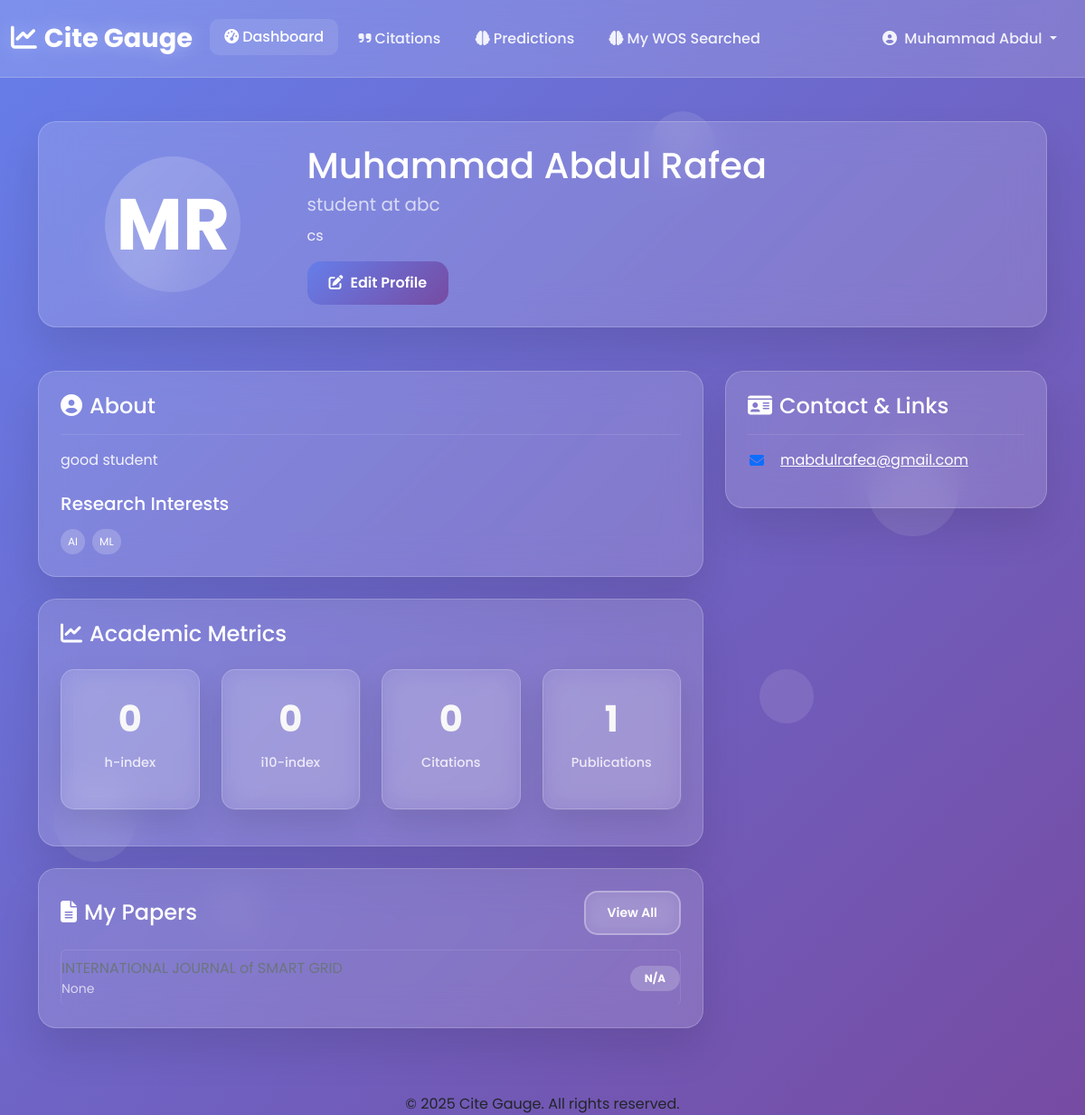
Page /user/profile/ (signed in) on the committed database.
### user/models.py (models this page shows, shortened)
class CustomUser(AbstractUser):
    username = None  # if using email login
    email = models.EmailField(unique=True)
    first_name = models.CharField(max_length=150, blank=True)
    last_name = models.CharField(max_length=150, blank=True)
    USERNAME_FIELD = 'email'
    REQUIRED_FIELDS = []
    objects = CustomUserManager()
    def get_full_name(self):
        return f"{self.first_name} {self.last_name}".strip()

class ResearcherProfile(models.Model):
    user = models.OneToOneField(CustomUser, on_delete=models.CASCADE, related_name='researcher_profile')
    profile_picture = models.ImageField(upload_to=profile_picture_path, blank=True, null=True)
    institution = models.CharField(max_length=255, blank=True)
    department = models.CharField(max_length=255, blank=True)
    position = models.CharField(max_length=255, blank=True, help_text="e.g., PhD Candidate, Assistant Professor")
    bio = models.TextField(blank=True)
    research_interests = models.TextField(blank=True, help_text="Comma-separated list of interests")
    website = models.URLField(max_length=255, blank=True)
    orcid_id = models.CharField(max_length=50, blank=True, help_text="Format: 0000-0000-0000-0000")
    google_scholar_id = models.CharField(max_length=50, blank=True)
    research_gate_url = models.URLField(max_length=255, blank=True)
    h_index = models.PositiveIntegerField(default=0, blank=True)
    i10_index = models.PositiveIntegerField(default=0, blank=True)
    citation_count = models.PositiveIntegerField(default=0, blank=True)
    @property
    def full_name(self):
        return self.user.get_full_name()
    @property
    def first_name(self):
        return self.user.first_name
    @property
    def last_name(self):
        return self.user.last_name
    @property
    def research_interests_list(self):
        if not self.research_interests:
            return []
        return sorted([interest.strip() for interest in self.research_interests.split(',') if interest.strip()])

class ResearchPaper(models.Model):
    user = models.ForeignKey(
        CustomUser,
        on_delete=models.CASCADE,
        related_name='research_papers',
        help_text="User who uploaded the document"
    )
    filename = models.CharField(
        max_length=255,
        help_text="Original filename of the uploaded document"
    )
    title = models.TextField(
        help_text="Extracted or generated title from the document"
    )
    abstract = models.TextField(
        blank=True,
        null=True,
        help_text="Extracted abstract or summary from the document"
    )
    authors = models.JSONField(
        default=list,
        blank=True,
        help_text="List of extracted authors from the document."
    )
    keywords = models.JSONField(
        default=list,
        help_text="List of extracted keywords from the document"
    )
    publication_year = models.IntegerField(blank=True, null=True, help_text="Extracted publication year.")
    category = models.CharField(max_length=100, blank=True, null=True)
    status = models.CharField(max_length=50, default='draft', blank=True)
    file_size = models.PositiveIntegerField(
        help_text="Size of the original file in bytes"
    )
    file_type = models.CharField(
        max_length=10,
        help_text="File extension (pdf, docx, txt)"
    )
    predicted_citations = models.IntegerField(
        blank=True, null=True,
        help_text="Predicted citation count for the next 2 years."
    )
    prediction_confidence_low = models.IntegerField(blank=True, null=True)
    prediction_confidence_high = models.IntegerField(blank=True, null=True)
    predicted_at = models.DateTimeField(blank=True, null=True)
    uploaded_at = models.DateTimeField(auto_now_add=True)
    updated_at = models.DateTimeField(auto_now=True)
    class Meta:
        ordering = ['-updated_at']
        unique_together = ['user', 'filename']  # Prevent duplicate filenames per user
        indexes = [
            models.Index(fields=['user', 'filename']),
            models.Index(fields=['uploaded_at']),
        ]

### user/views.py (the view)
# urls.py: path('profile/', ResearcherProfileDetailView.as_view(), name='researcher_profile'),
class ResearcherProfileDetailView(LoginRequiredMixin, DetailView):
    model = ResearcherProfile
    template_name = 'user/profile_detail.html'
    context_object_name = 'profile'
    def get_object(self):
        return get_object_or_404(ResearcherProfile, user=self.request.user)
    def get_context_data(self, **kwargs):
        context = super().get_context_data(**kwargs)
        context['papers'] = ResearchPaper.objects.filter(user=self.get_object().user)
        return context

### templates/user/profile_detail.html (shortened to what this page needs)
{% extends "base.html" %}
{% load static %}
{% block main_content %}
<div class="container py-5">
  <div class="row">
    <div class="col-12 mb-4">
      <div class="glass-card animate__animated animate__fadeIn">
        <div class="row align-items-center">
          <div class="col-md-3 text-center mb-3 mb-md-0">
            {% if profile.profile_picture %}
              <img src="{{ profile.profile_picture.url }}" alt="{{ profile.full_name }}" class="img-fluid rounded-circle" style="width: 150px; height: 150px; object-fit: cover; border: 3px solid rgba(255, 255, 255, 0.3);">
            {% else %}
              <div class="rounded-circle d-flex align-items-center justify-content-center mx-auto" style="width: 150px; height: 150px; background: linear-gradient(135deg, rgba(255,255,255,0.2) 0%, rgba(255,255,255,0.1) 100%);">
                <h1 class="mb-0 display-1 fw-bold text-white">{{ profile.first_name|first }}{{ profile.last_name|first }}</h1>
              </div>
            {% endif %}
          </div>
          <div class="col-md-9">
            <h1 class="mb-1 text-white">{{ profile.full_name }}</h1>
            <p class="text-glass-muted mb-2 fs-5">{{ profile.position }} at {{ profile.institution }}</p>
            <p class="text-glass mb-3">{{ profile.department }}</p>
            <a href="{% url 'update_profile' %}" class="btn btn-primary-glass">
              <i class="fas fa-edit me-2"></i>Edit Profile
            </a>
          </div>
        </div>
      </div>
    </div>
    <div class="col-md-8">
      <div class="glass-card mb-4 animate__animated animate__fadeInUp animate__delay-1s">
        <h4 class="text-white mb-3"><i class="fas fa-user-circle me-2"></i>About</h4>
        <hr class="border-glass-muted">
        {% if profile.bio %}
          <p class="text-glass">{{ profile.bio }}</p>
        {% else %}
          <p class="text-glass-muted">No bio information provided yet.</p>
        {% endif %}
        <h5 class="text-white mt-4 mb-3">Research Interests</h5>
        {% if profile.research_interests_list %}
          <div class="d-flex flex-wrap gap-2">
            {% for interest in profile.research_interests_list %}
              <span class="badge badge-glass p-2 fw-normal">{{ interest }}</span>
            {% endfor %}
          </div>
        {% else %}
          <p class="text-glass-muted">No research interests listed yet.</p>
        {% endif %}
      </div>
      <div class="glass-card mb-4 animate__animated animate__fadeInUp animate__delay-2s">
        <h4 class="text-white mb-4"><i class="fas fa-chart-line me-2"></i>Academic Metrics</h4>
        <div class="row">
          <div class="col-6 col-md-3 mb-3">
            <div class="glass-card-small stat-card h-100">
              <div class="stat-number">{{ profile.h_index }}</div>
              <div class="stat-label">h-index</div>
            </div>
          </div>
          <div class="col-6 col-md-3 mb-3">
            <div class="glass-card-small stat-card h-100">
              <div class="stat-number">{{ profile.i10_index }}</div>
              <div class="stat-label">i10-index</div>
            </div>
          </div>
          <div class="col-6 col-md-3 mb-3">
            <div class="glass-card-small stat-card h-100">
              <div class="stat-number">{{ profile.citation_count }}</div>
              <div class="stat-label">Citations</div>
            </div>
          </div>
          <div class="col-6 col-md-3 mb-3">
            <div class="glass-card-small stat-card h-100">
              <div class="stat-number">{{ papers.count }}</div>
              <div class="stat-label">Publications</div>
            </div>
          </div>
        </div>
      </div>
      <div class="glass-card mb-4 animate__animated animate__fadeInUp animate__delay-3s">
        <div class="d-flex justify-content-between align-items-center mb-3">
          <h4 class="text-white mb-0"><i class="fas fa-file-alt me-2"></i>My Papers</h4>
          <a href="{% url 'my_papers' %}" class="btn btn-secondary-glass btn-sm">View All</a>
        </div>
        {% if papers %}
          <ul class="list-group list-group-flush-glass">
            {% for paper in papers|slice:":5" %}
              <li class="list-group-item">
                <div class="d-flex justify-content-between align-items-center">
                  <div>
                    <a href="{% url 'my_papers' %}" class="text-secondary text-decoration-none">{{ paper.title }}</a>
                    <small class="d-block text-glass-muted">{{ paper.publication_year }}</small>
                  </div>
                  <span class="badge badge-glass ext-secondary">{{ paper.predicted_citations|default:"N/A" }}</span>
                </div>
              </li>
            {% endfor %}
          </ul>
        {% else %}
          <p class="text-glass-muted text-center py-4">No papers uploaded yet.</p>
        {% endif %}
      </div>
    </div>
    <div class="col-md-4">
      <div class="glass-card mb-4 animate__animated animate__fadeInUp animate__delay-1s">
        <h4 class="text-white mb-3"><i class="fas fa-id-card me-2"></i>Contact & Links</h4>
        <hr class="border-glass-muted">
        <ul class="list-unstyled text-glass">
          <li class="mb-3 d-flex align-items-center">
            <i class="fas fa-envelope fa-fw me-3 text-primary"></i>
            <a href="mailto:{{ profile.user.email }}" class="text-white">{{ profile.user.email }}</a>
          </li>
        </ul>
      </div>
    </div>
  </div>
</div>
{% endblock main_content %}

### templates/base.html (shortened to what this page needs)
{% load static %}
<!DOCTYPE html>
<html lang="en">
  <head>
    <link
      href="https://cdnjs.cloudflare.com/ajax/libs/bootstrap/5.3.2/css/bootstrap.min.css"
      rel="stylesheet"
    />
    <link
      href="https://cdnjs.cloudflare.com/ajax/libs/font-awesome/6.4.0/css/all.min.css"
      rel="stylesheet"
    />
    <link href="{% static 'css/style.css' %}" rel="stylesheet" />
  </head>
  <body>
    <div class="bg-animation">
      <div class="particle"></div>
      <div class="particle"></div>
      <div class="particle"></div>
      <div class="particle"></div>
      <div class="particle"></div>
      <div class="particle"></div>
    </div>
    <nav class="navbar navbar-expand-lg navbar-glass">
      <div class="container-fluid">
        <a class="navbar-brand" href="{% url 'dashboard' %}">
          <i class="fas fa-chart-line me-2"></i>Cite Gauge
        </a>
        <div class="collapse navbar-collapse" id="navbarNav">
          <ul class="navbar-nav me-auto">
            <li class="nav-item">
              <a class="nav-link active" href="{% url 'dashboard' %}">
                <i class="fas fa-tachometer-alt me-1"></i>Dashboard
              </a>
            </li>
            <li class="nav-item">
              <a class="nav-link" href="{% url 'wos_papers' %}">
                <i class="fas fa-quote-right me-1"></i>Citations
              </a>
            </li>
            <li class="nav-item">
              <a class="nav-link" href="{% url 'upload_document' %}">
                <i class="fas fa-brain me-1"></i>Predictions
              </a>
            </li>
            <li class="nav-item">
              <a class="nav-link" href="{% url 'json_file_list' %}">
                <i class="fas fa-brain me-1"></i>My WOS Searched
              </a>
            </li>
          </ul>
          <ul class="navbar-nav ms-auto mb-2 mb-lg-0">
            {% if request.user.is_authenticated %}
            <li class="nav-item dropdown">
              <a
                class="nav-link dropdown-toggle"
                href="#"
                id="profileDropdown"
                role="button"
                data-bs-toggle="dropdown"
                aria-expanded="false"
              >
                <i class="fas fa-user-circle me-1"></i>
                {{ request.user.first_name|default:request.user.email }}
              </a>
            </li>
            {% endif %}
          </ul>
        </div>
      </div>
    </nav>
    {% block main_content %} {% endblock main_content %}
    <footer class="footer">
      <div class="container text-center">
        <p class="mb-0">&copy; 2025 Cite Gauge. All rights reserved.</p>
      </div>
    </footer>
  </body>
</html>

### static/css/style.css (style rules this page uses)
* { margin: 0; padding: 0; box-sizing: border-box; }
body { font-family: "Poppins", sans-serif; min-height: 100vh; background: linear-gradient(135deg, #667eea 0%, #764ba2 100%); position: relative; overflow-x: hidden; }
.bg-animation { position: fixed; top: 0; left: 0; width: 100%; height: 100%; overflow: hidden; }
.particle { position: absolute; background: rgba(255, 255, 255, 0.1); border-radius: 50%; animation: float 6s ease-in-out infinite; transition: all 0.3s ease; }
.particle:nth-child(1) { width: 80px; height: 80px; top: 20%; left: 10%; animation-delay: 0s; }
.particle:nth-child(2) { width: 60px; height: 60px; top: 60%; left: 70%; animation-delay: 2s; }
.particle:nth-child(3) { width: 100px; height: 100px; top: 40%; left: 80%; animation-delay: 4s; }
.particle:nth-child(4) { width: 40px; height: 40px; top: 80%; left: 20%; animation-delay: 1s; }
.particle:nth-child(5) { width: 70px; height: 70px; top: 10%; left: 60%; animation-delay: 3s; }
.particle:nth-child(6) { width: 90px; height: 90px; top: 70%; left: 5%; animation-delay: 5s; }
.navbar-brand { font-size: 1.8rem; font-weight: 700; color: white !important; text-shadow: 0 0 20px rgba(255, 255, 255, 0.3); }
.nav-link { color: rgba(255, 255, 255, 0.9) !important; font-weight: 500; transition: all 0.3s ease; padding: 0.5rem 1rem !important; border-radius: 10px; margin: 0 0.2rem; }
.nav-link:hover, .nav-link.active { color: white !important; background: rgba(255, 255, 255, 0.1); transform: translateY(-2px); }
.navbar-glass { background: rgba(255, 255, 255, 0.15); backdrop-filter: blur(20px); -webkit-backdrop-filter: blur(20px); border-bottom: 1px solid rgba(255, 255, 255, 0.2); padding: 1rem 0; position: relative; z-index: 1000; }
.glass-card { background: rgba(255, 255, 255, 0.15); backdrop-filter: blur(20px); -webkit-backdrop-filter: blur(20px); border-radius: 20px; border: 1px solid rgba(255, 255, 255, 0.2); box-shadow: 0 25px 45px rgba(0, 0, 0, 0.1); padding: 1.5rem; transition: all 0.3s ease; margin-bottom: 1.5rem; }
.glass-card-small { background: rgba(255, 255, 255, 0.1); backdrop-filter: blur(15px); border-radius: 15px; border: 1px solid rgba(255, 255, 255, 0.2); box-shadow: 0 15px 35px rgba(0, 0, 0, 0.1); padding: 1.5rem; transition: all 0.3s ease; margin-bottom: 1rem; }
.stat-card { text-align: center; color: white; }
.stat-number { font-size: 2.5rem; font-weight: 700; margin-bottom: 0.5rem; background: linear-gradient(135deg, #ffffff 0%, #f0f0f0 100%); -webkit-background-clip: text; -webkit-text-fill-color: transparent; background-clip: text; }
.stat-label { color: rgba(255, 255, 255, 0.8); font-size: 0.9rem; font-weight: 500; }
.btn-primary-glass { background: linear-gradient(135deg, #667eea 0%, #764ba2 100%); border: none; border-radius: 15px; color: white; font-weight: 600; padding: 0.75rem 1.5rem; transition: all 0.3s ease; position: relative; overflow: hidden; }
.btn-secondary-glass { background: rgba(255, 255, 255, 0.1); border: 2px solid rgba(255, 255, 255, 0.3); border-radius: 15px; color: white; font-weight: 600; padding: 0.75rem 1.5rem; transition: all 0.3s ease; backdrop-filter: blur(10px); }
.text-glass { color: rgba(255, 255, 255, 0.9); }
.text-glass-muted { color: rgba(255, 255, 255, 0.7); }
.text-white { color: white !important; }
.badge-glass { background: rgba(255, 255, 255, 0.2); color: white; border-radius: 20px; padding: 0.5rem 1rem; }
.list-group-flush-glass .list-group-item { background-color: transparent; border-color: rgba(255, 255, 255, 0.1); color: rgba(255, 255, 255, 0.9); padding-left: 0; padding-right: 0; }
.list-group-flush-glass .list-group-item:last-child { border-bottom: 0; }
.border-glass-muted { border-color: rgba(255, 255, 255, 0.2) !important; opacity: 0.5; margin-top: 0; }

### rows in the picture
CustomUser: user.first_name "Muhammad Abdul"
ResearcherProfile: first_name|first "M", last_name|first "R", full_name "Muhammad Abdul Rafea", position "student", institution "abc", department "cs", bio "good student", h_index "0", i10_index "0", citation_count "0", user.email "mabdulrafea@gmail.com"
ResearchPaper: title "INTERNATIONAL JOURNAL of SMART GRID", publication_year "None", predicted_citations "N/A"

### other values in the picture
{{ interest }} "AI" "ML"
{{ papers.count }} "1"
